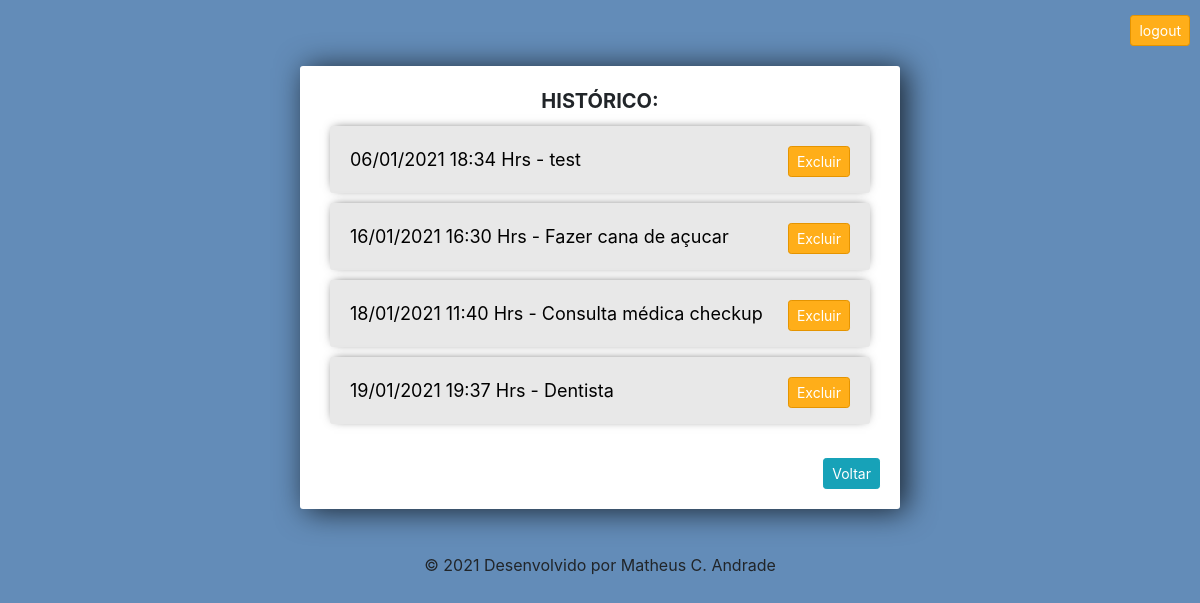
The page /agenda/historico/ (signed in) on the database its author committed.
### core/models.py (models this page shows, shortened)
class Evento(models.Model):
    titulo = models.CharField(max_length=100)
    descricao = models.TextField(blank=True, null=True) #pode ficar em branco e ser nulo
    data_evento = models.DateTimeField(verbose_name='Data do Evento') #configura a label
    data_criacao = models.DateTimeField(auto_now=True) #inseri automaticamente
    usuario = models.ForeignKey(User, on_delete=models.CASCADE) #cascade: se o usuário for escluido da app, tudo dele tbm será
    class Meta:
        db_table = 'evento' #exige q o nome da tabela será evento)
        ordering = ['data_evento']
    def get_data_evento(self): #é possível criar uma função aqui no models e chamá-la no html
        return self.data_evento.strftime('%d/%m/%Y %H:%M Hrs')

### core/views.py (the view)
# urls.py: path('agenda/historico/', views.lista_eventos_historico),
def lista_eventos_historico(request):
    usuario = request.user
    data_atual = datetime.now()
    evento = Evento.objects.filter(usuario=usuario,
                                   data_evento__lt=data_atual)
    dados = {'eventos':evento}
    return render(request, 'historico.html', dados)

### templates/historico.html (shortened to what this page needs)
{% extends "model-page.html" %}
{% block content %}
{% load static %}
<link rel="stylesheet" href="https://stackpath.bootstrapcdn.com/bootstrap/4.3.1/css/bootstrap.min.css">
<link href="{% static 'css/agenda.css' %}" rel="stylesheet">
<div class="center-column">
    <div  align="center" style="font-size: 20px; font-weight: bold;">HISTÓRICO: <br> </div>
    <div class="todo-list" >
        {% for evento in eventos %}
        <div class="item-row" style="color:#000000">
                {{ evento.get_data_evento }} - {{  evento.titulo}}
                <a class="btn btn-sm btn-danger"
                   href="evento/delete/{{ evento.id }}/"
                   style="float: right">Excluir</a>
        </div>
        {% endfor %}
    </div>
    <div align="right"> <br>
        <a href="../">
            <button class="btn btn-sm btn-info">Voltar</button>
        </a>
    </div>
</div>
{% endblock %}

### static/css/agenda.css (style rules this page uses)
body { background-color: #638CB8; }
.center-column { width:600px; margin: 20px auto; padding:20px; background-color: #fff; border-radius: 3px; box-shadow: 6px 2px 30px 0px rgba(0,0,0,0.75); }
.item-row { background-color: #E8E8E8; margin: 10px; padding: 20px; border-radius: 3px; color: #fff; font-size: 18px; box-shadow: 0px -1px 10px -4px rgba(0,0,0,0.75); }
.btn-danger { background-color: #ffae19; border-color: #e59400; }

### rows shown on the page
Evento: get_data_evento "06/01/2021 18:34 Hrs", titulo "test"
Evento: get_data_evento "16/01/2021 16:30 Hrs", titulo "Fazer cana de açucar"
Evento: get_data_evento "18/01/2021 11:40 Hrs", titulo "Consulta médica checkup"
Evento: get_data_evento "19/01/2021 19:37 Hrs", titulo "Dentista"
